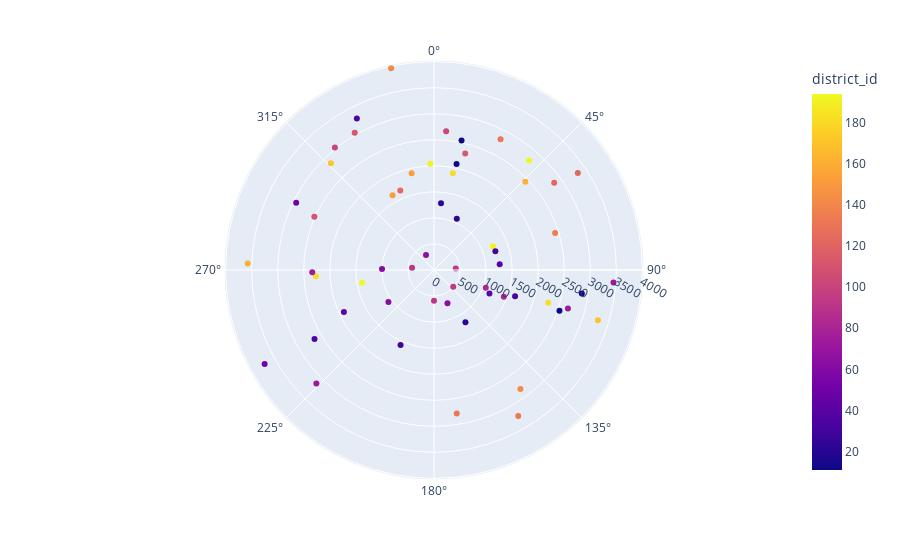

Here is the notebook cell this chart was saved with:
### Code cell
fig = px.scatter_polar(df, r='Joly', theta='Coderre',color='district_id')
fig.show()

### Figure 1 — Plotly figure (JSON) as saved in the notebook; plotly's stock layout.template omitted (floating-point values rounded to 4 significant figures)
{"data": [{"hovertemplate": "Joly=%{r}<br>Coderre=%{theta}<br>district_id=%{marker.color}<extra></extra>", "legendgroup": "", "marker": {"color": [101, 102, 11, 111, 112, 113, 12, 121, 122, 123, 13, 131, 132, 133, 134, 14, 141, 142, 151, 152, 161, 162, 171, 172, 181, 182, 183, 191, 192, 193, 194, 21, 22, 23, 31, 32, 33, 34, 35, 41, 42, 43, 51, 52, 61, 62, 63, 64, 71, 72, 73, 74, 81, 82, 91, 92, 93, 94], "coloraxis": "coloraxis", "symbol": "circle"}, "mode": "markers", "name": "", "r": [3024, 2675, 2532, 2514, 3044, 2316, 2543, 3330, 2852, 1656, 2873, 2815, 2788, 3234, 2431, 2081, 3959, 2822, 1641, 1908, 3578, 2438, 3291, 2849, 1894, 2282, 2271, 1220, 2039, 2782, 1402, 1076, 1172, 1286, 1232, 1578, 1636, 3262, 2648, 1266, 1157, 1908, 3717, 2943, 998, 1068, 690, 326, 3454, 3139, 2675, 2338, 1435, 1051, 423, 592, 419, 489], "showlegend": false, "subplot": "polar", "theta": [2481, 2525, 3348, 1734, 1770, 1455, 3252, 5456, 4734, 5737, 2979, 1827, 2331, 2670, 3673, 3612, 4308, 4104, 3931, 5387, 2432, 2566, 3347, 2476, 1451, 1906, 1347, 3668, 2878, 2201, 2420, 2184, 1589, 2526, 1873, 1644, 1548, 1773, 2040, 1165, 1193, 1325, 4201, 3536, 631, 595, 518, 332, 3694, 2746, 1546, 3509, 6591, 6229, 996, 540, 446, 491], "type": "scatterpolar"}], "layout": {"coloraxis": {"colorbar": {"title": {"text": "district_id"}}, "colorscale": [[0, "#0d0887"], [0.1111, "#46039f"], [0.2222, "#7201a8"], [0.3333, "#9c179e"], [0.4444, "#bd3786"], [0.5556, "#d8576b"], [0.6667, "#ed7953"], [0.7778, "#fb9f3a"], [0.8889, "#fdca26"], [1, "#f0f921"]]}, "legend": {"tracegroupgap": 0}, "margin": {"t": 60}, "polar": {"angularaxis": {"direction": "clockwise", "rotation": 90}, "domain": {"x": [0, 1], "y": [0, 1]}}}}
